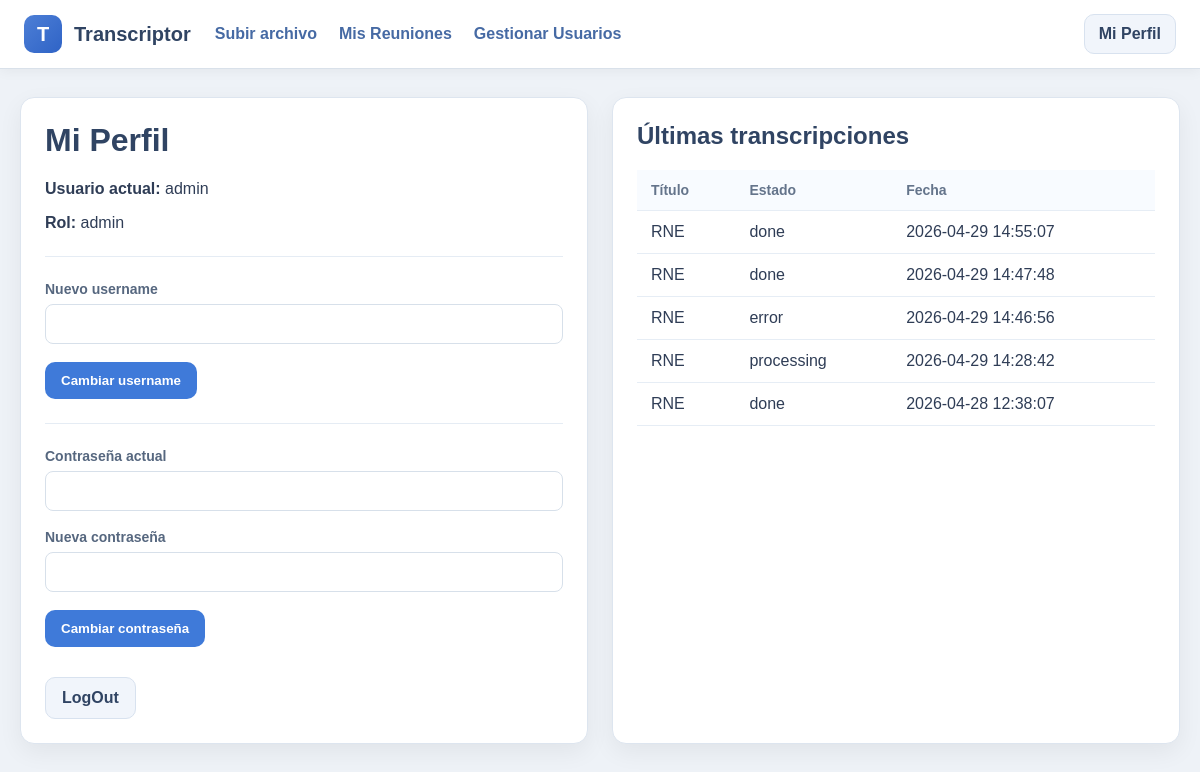
The page /profile (signed in) on the database as committed earlier.
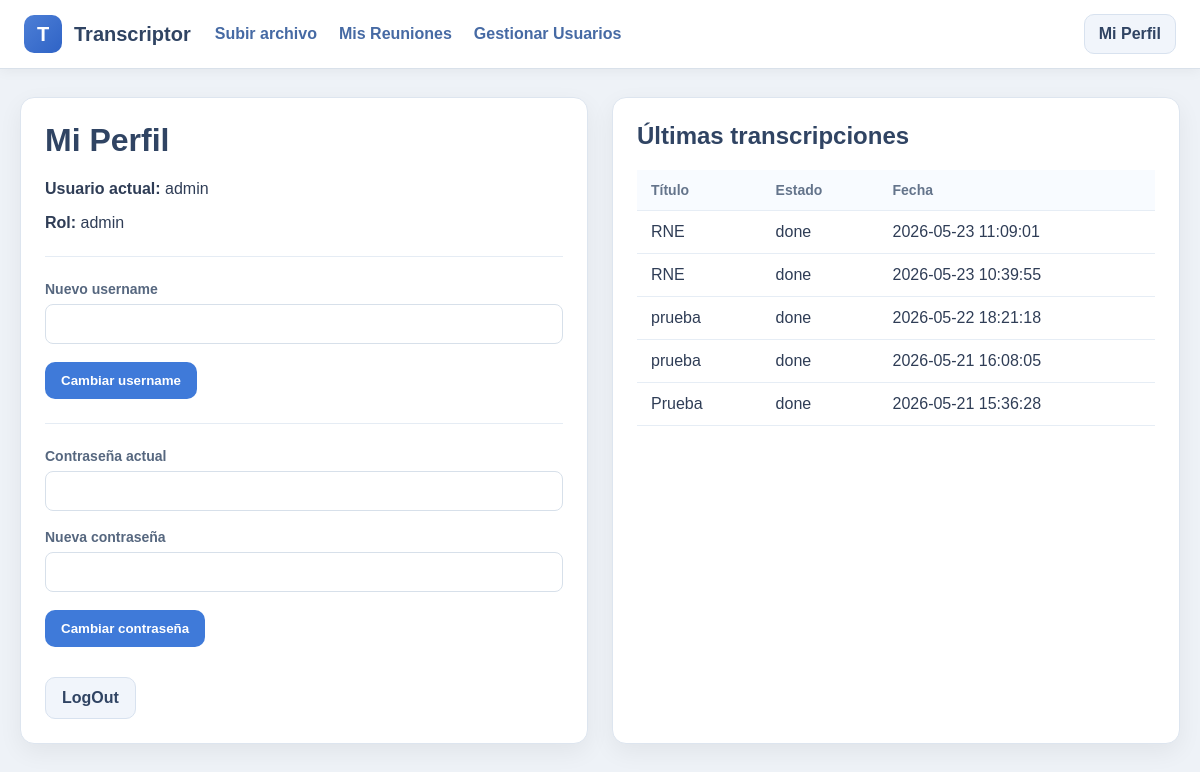
The same page on the database as committed later.
### tables this page shows
CREATE TABLE meetings (
        id INTEGER PRIMARY KEY AUTOINCREMENT,
        job_id TEXT NOT NULL UNIQUE,
        title TEXT NOT NULL,
        original_filename TEXT,
        stored_filename TEXT,
        upload_path TEXT NOT NULL,
        output_dir TEXT NOT NULL,
        owner_id INTEGER NOT NULL,
        status TEXT NOT NULL DEFAULT 'pending',
        error_message TEXT DEFAULT '',
        created_at TIMESTAMP DEFAULT CURRENT_TIMESTAMP,
        FOREIGN KEY(owner_id) REFERENCES users(id)
    );

### app.py (the view)
@app.route("/profile")
@login_required
def profile():
    user = get_current_user()
    conn = get_connection()
    recent_meetings = conn.execute("""
        SELECT *
        FROM meetings
        WHERE owner_id = ?
        ORDER BY created_at DESC
        LIMIT 5
    """, (user["id"],)).fetchall()
    conn.close()
    return render_template(
        "profile.html",
        current_user=user,
        recent_meetings=recent_meetings,
        message=request.args.get("message", ""),
        error=request.args.get("error", "")
    )

### app.py (called while the page is built)
def get_connection():
    conn = sqlite3.connect(DB_PATH)
    conn.row_factory = sqlite3.Row
    return conn

def get_current_user():
    user_id = session.get("user_id")
    if not user_id:
        return None
    conn = get_connection()
    user = conn.execute(
        "SELECT * FROM users WHERE id = ?",
        (user_id,)
    ).fetchone()
    conn.close()
    return user

def login_required(view):
    @wraps(view)
    def wrapped_view(*args, **kwargs):
        if "user_id" not in session:
            return redirect(url_for("login"))
        return view(*args, **kwargs)
    return wrapped_view

### templates/profile.html (shortened to what this page needs)
{% extends "base.html" %}
{% block content %}
<div style="display:grid; grid-template-columns: 1fr 1fr; gap: 24px;">
    <div class="card">
        <h1 class="section-title">Mi Perfil</h1>
        <p><strong>Usuario actual:</strong> {{ current_user["username"] }}</p>
        <p><strong>Rol:</strong> {{ current_user["role"] }}</p>
        <hr style="margin: 24px 0; border:none; border-top:1px solid #e5ecf4;">
        <form method="post" action="{{ url_for('update_username') }}">
            <div class="form-group">
                <label>Nuevo username</label>
                <input name="new_username" required>
            </div>
            <button type="submit" class="btn">Cambiar username</button>
        </form>
        <hr style="margin: 24px 0; border:none; border-top:1px solid #e5ecf4;">
        <form method="post" action="{{ url_for('update_password') }}">
            <div class="form-group">
                <label>Contraseña actual</label>
                <input name="current_password" type="password" required>
            </div>
            <div class="form-group">
                <label>Nueva contraseña</label>
                <input name="new_password" type="password" required>
            </div>
            <button type="submit" class="btn">Cambiar contraseña</button>
        </form>
        <div style="margin-top: 30px;">
            <a href="{{ url_for('logout') }}" class="btn btn-secondary">LogOut</a>
        </div>
    </div>
    <div class="card">
        <h2 class="section-title">Últimas transcripciones</h2>
        {% if recent_meetings %}
            <table>
                <thead>
                    <tr>
                        <th>Título</th>
                        <th>Estado</th>
                        <th>Fecha</th>
                    </tr>
                </thead>
                <tbody>
                    {% for meeting in recent_meetings %}
                    <tr>
                        <td>{{ meeting["title"] }}</td>
                        <td>{{ meeting["status"] }}</td>
                        <td>{{ meeting["created_at"] }}</td>
                    </tr>
                    {% endfor %}
                </tbody>
            </table>
        {% else %}
            <p class="muted">Aún no has participado en reuniones.</p>
        {% endif %}
    </div>
</div>
{% endblock %}

Rows that differ between the two databases and show on the page:
no longer on this page (row unchanged): meetings: title "RNE", status "done", created_at "2026-04-29 14:55:07"
no longer on this page (row unchanged): meetings: title "RNE", status "done", created_at "2026-04-29 14:47:48"
no longer on this page (row unchanged): meetings: title "RNE", status "error", created_at "2026-04-29 14:46:56"
no longer on this page (row unchanged): meetings: title "RNE", status "processing", created_at "2026-04-29 14:28:42"
no longer on this page (row unchanged): meetings: title "RNE", status "done", created_at "2026-04-28 12:38:07"
added meetings: title "RNE", status "done", created_at "2026-05-23 11:09:01"
added meetings: title "RNE", status "done", created_at "2026-05-23 10:39:55"
added meetings: title "prueba", status "done", created_at "2026-05-22 18:21:18"
added meetings: title "prueba", status "done", created_at "2026-05-21 16:08:05"
added meetings: title "Prueba", status "done", created_at "2026-05-21 15:36:28"
